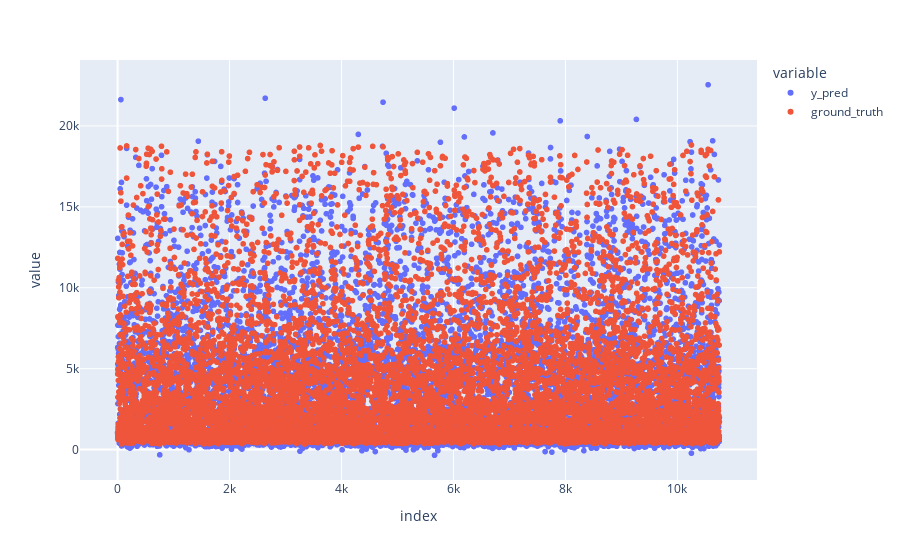

Notebook code for this chart:
### Code cell
# 데이터프레임 'results'의 예측값과 실제 값을 산점도로 시각화
px.scatter(
    results,  # 시각화할 데이터프레임
    x='index',  # x축에는 데이터프레임의 인덱스를 사용
    y=['y_pred', 'ground_truth']  # y축에는 예측값과 실제 값을 사용하여 두 개의 시리즈를 표시
)

### Figure 1 — Plotly figure (JSON) as saved in the notebook; plotly's stock layout.template omitted (floating-point values rounded to 4 significant figures; data arrays with more than 128 entries replaced by an {"elided": "..."} marker saying what was removed)
{"data": [{"hovertemplate": "variable=y_pred<br>index=%{x}<br>value=%{y}<extra></extra>", "legendgroup": "y_pred", "marker": {"color": "#636efa", "symbol": "circle"}, "mode": "markers", "name": "y_pred", "showlegend": true, "type": "scattergl", "x": {"elided": "10752 int values"}, "xaxis": "x", "y": {"elided": "10752 float values"}, "yaxis": "y"}, {"hovertemplate": "variable=ground_truth<br>index=%{x}<br>value=%{y}<extra></extra>", "legendgroup": "ground_truth", "marker": {"color": "#EF553B", "symbol": "circle"}, "mode": "markers", "name": "ground_truth", "showlegend": true, "type": "scattergl", "x": {"elided": "10752 int values"}, "xaxis": "x", "y": {"elided": "10752 float values"}, "yaxis": "y"}], "layout": {"legend": {"title": {"text": "variable"}, "tracegroupgap": 0}, "margin": {"t": 60}, "xaxis": {"anchor": "y", "domain": [0, 1], "title": {"text": "index"}}, "yaxis": {"anchor": "x", "domain": [0, 1], "title": {"text": "value"}}}}
